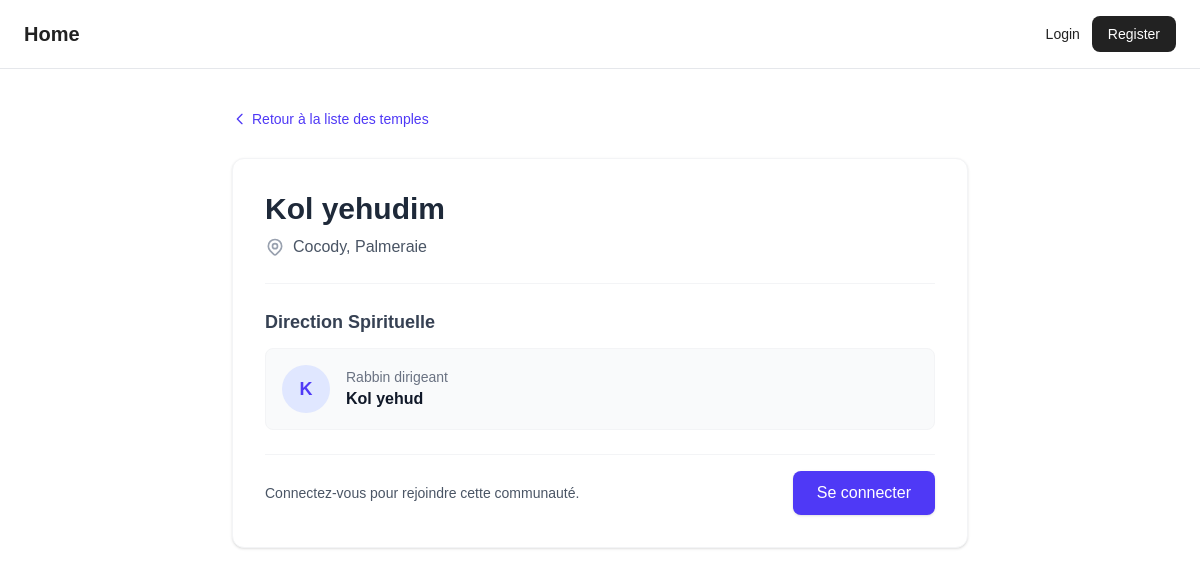
/temples/kol-yehudim/, run on the app's committed database.
### core/models.py (models this page shows, shortened)
class Temple(SlugMixin):
    name = models.CharField(
        "Nom du temple",
        max_length=200,
        unique=True,
    )
    address = models.CharField(
        "Adresse",
        max_length=200,
    )
    rabbin = models.OneToOneField(
        Rabbin,
        on_delete=models.RESTRICT,
        related_name="temple",
        verbose_name="Rabbin",
    )
    class Meta:
        verbose_name = "Temple"
        verbose_name_plural = "Temples"
        ordering = ["name"]
        indexes = [
            models.Index(fields=["name"]),
            models.Index(fields=["rabbin"]),
        ]

### accounts/models.py (models this page shows, shortened)
class Rabbin(Stamp):
    user = models.OneToOneField(
        BaseUser,
        on_delete=models.CASCADE,
        related_name="rabbin",
        verbose_name="Utilisateur",
    )
    avatar = models.ImageField(
        "Photo de profil",
        upload_to="avatars/rabbins/",
        validators=[
            validate_file_extension,
            validate_file_size,
        ],
        blank=True,
        null=True,
    )
    class Meta:
        verbose_name = "Rabbin"
        verbose_name_plural = "Rabbins"
        ordering = ["user__full_name"]
        indexes = [
            models.Index(fields=["user"]),
        ]

class BaseUser(AbstractUser, Stamp):
    class Role(models.TextChoices):
        ADMIN = "ADMIN", "Super-utilisateur"
        RABBIN = "RABBIN", "Rabbin"
        MEMBER = "MEMBER", "Membre"
    username = None
    phone = models.CharField(
        "Téléphone",
        max_length=10,
        unique=True,
        validators=[phone_regex],
    )
    role = models.CharField(
        "Rôle",
        max_length=10,
        choices=Role.choices,
        default=Role.MEMBER,
        db_index=True,
    )
    full_name = models.CharField(
        "Nom complet",
        max_length=200,
    )
    address = models.CharField(
        "Adresse",
        max_length=200,
        blank=True,
    )
    email = models.EmailField(
        "Courriel",
        max_length=200,
        blank=True,
        null=True,
    )
    is_active = models.BooleanField(
        "Actif",
        default=True,
    )
    objects = GlobalManager()
    USERNAME_FIELD = "phone"
    REQUIRED_FIELDS = ["full_name"]
    class Meta:
        verbose_name = "Utilisateur"
        verbose_name_plural = "Utilisateurs"
        ordering = ["full_name"]
        indexes = [
            models.Index(fields=["full_name"]),
            models.Index(fields=["role"]),
            models.Index(fields=["is_active"]),
        ]

### core/views.py (the view, shortened to what this page needs)
class TempleDetailView(DetailView):
    model = Temple
    template_name = "core/sy-detail.html"  # Adapte selon ton template
    context_object_name = "temple"
    def get_context_data(self, **kwargs):
        context = super().get_context_data(**kwargs)
        user = self.request.user
        is_member_of_this_temple = False
        user_has_temple = False
        context["is_user_member"] = is_member_of_this_temple
        context["user_has_temple"] = user_has_temple
        return context

### core/templates/core/sy-detail.html (shortened to what this page needs)
{% extends 'base.html' %} {% block content %}
<div class="max-w-3xl mx-auto mt-10 px-4">
  <div class="mb-6">
    <a
      href="{% url 'core:temple-list' %}"
      class="inline-flex items-center text-sm font-medium text-indigo-600 hover:text-indigo-800 transition duration-150"
    >
      <svg
        class="w-4 h-4 mr-1"
        fill="none"
        stroke="currentColor"
        viewBox="0 0 24 24"
      >
        <path
          stroke-linecap="round"
          stroke-linejoin="round"
          stroke-width="2"
          d="M15 19l-7-7 7-7"
        ></path>
      </svg>
      Retour à la liste des temples
    </a>
  </div>
  <div
    class="bg-white p-8 rounded-xl shadow-sm border border-gray-100 space-y-6"
  >
    <div>
      <h1 class="text-3xl font-bold text-gray-800 mb-2">{{ temple.name }}</h1>
      <p class="text-gray-600 flex items-center text-base">
        {{ temple.address }}
      </p>
    </div>
    <hr class="border-gray-100" />
    <div>
      <h3 class="text-lg font-semibold text-gray-700 mb-3">
        Direction Spirituelle
      </h3>
      <div
        class="bg-gray-50 border border-gray-100 rounded-lg p-4 flex items-center space-x-4"
      >
        <div
          class="w-12 h-12 bg-indigo-100 text-indigo-600 rounded-full flex items-center justify-center font-bold text-lg"
        >
          {{ temple.rabbin.user.full_name|slice:":1" }}
        </div>
        <div>
          <p class="text-sm text-gray-500">Rabbin dirigeant</p>
          <p class="text-base font-semibold text-gray-900">
            {{ temple.rabbin.user.full_name }}
          </p>
        </div>
      </div>
    </div>
    <div
      class="pt-4 flex flex-col sm:flex-row gap-4 items-center justify-between border-t border-gray-100"
    >
      {% if request.user.is_authenticated %} {% if is_user_member %}
      <p class="text-sm font-medium text-green-600 flex items-center">
        <svg
          class="w-5 h-5 mr-1.5"
          fill="none"
          stroke="currentColor"
          viewBox="0 0 24 24"
        >
          <path
            stroke-linecap="round"
            stroke-linejoin="round"
            stroke-width="2"
            d="M5 13l4 4L19 7"
          ></path>
        </svg>
        Vous êtes membre de cette communauté
      </p>
      {% elif user_has_temple %}
      <p class="text-sm font-medium text-amber-600 flex items-center">
        <svg
          class="w-5 h-5 mr-1.5"
          fill="none"
          stroke="currentColor"
          viewBox="0 0 24 24"
        >
          <path
            stroke-linecap="round"
            stroke-linejoin="round"
            stroke-width="2"
            d="M12 9v2m0 4h.01m-6.938 4h13.856c1.54 0 2.502-1.667 1.732-3L13.732 4c-.77-1.333-2.694-1.333-3.464 0L3.34 16c-.77 1.333.192 3 1.732 3z"
          ></path>
        </svg>
        Vous appartenez déjà à une autre communauté.
      </p>
      {% else %}
      <p class="text-sm text-gray-600">
        Vous souhaitez faire partie de cette communauté ?
      </p>
      <a
        href="{% url 'core:join-community' %}?temple={{ temple.id }}"
        class="w-full sm:w-auto bg-indigo-600 hover:bg-indigo-700 text-white font-medium py-2.5 px-6 rounded-lg transition duration-200 shadow-sm text-center"
      >
        Rejoindre ce temple
      </a>
      {% endif %} {% else %}
      <p class="text-sm text-gray-600">
        Connectez-vous pour rejoindre cette communauté.
      </p>
      <a
        href="{% url 'accounts:login' %}?next={{ request.path }}"
        class="w-full sm:w-auto bg-indigo-600 hover:bg-indigo-700 text-white font-medium py-2.5 px-6 rounded-lg transition duration-200 shadow-sm text-center"
      >
        Se connecter
      </a>
      {% endif %}
    </div>
  </div>
</div>
{% endblock %}

### templates/base.html (style rules this page uses)
body { font-family: "Arial", sans-serif; }

### data on the page
Temple: name "Kol yehudim", address "Cocody, Palmeraie", rabbin.user.full_name "K", rabbin.user.full_name "Kol yehud"
